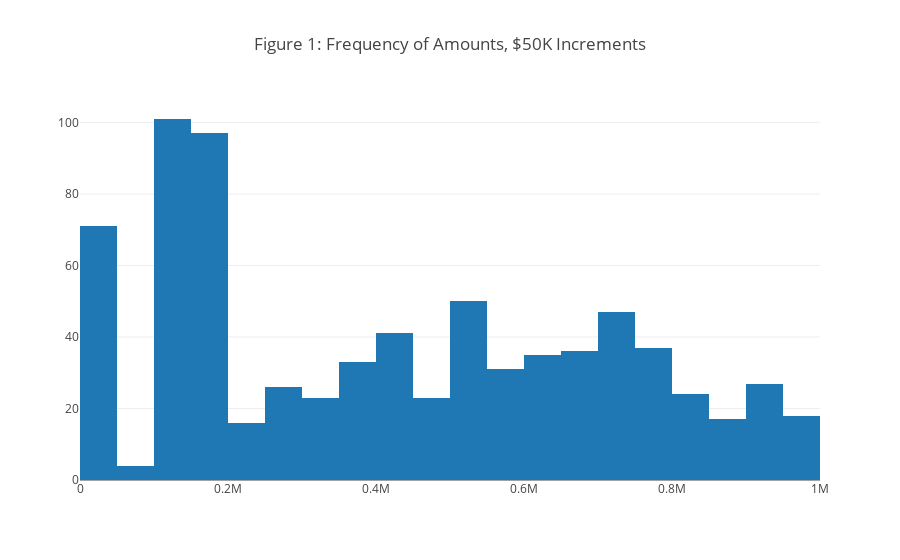

Source (notebook cell):
### Markdown cell above
### Now let's look at amounts.  A histogram to show frequency distribution...
- Also, I want to make a new column for "Amount", to convert it to numeric values and to rename the column for easier analysis.

### Code cell
df["amount"] = pd.to_numeric(df["2010/11/Award Amount"].str.replace("$", ""))
amt = df["amount"]
iplot(
    go.Figure(
        data=[
            go.Histogram(x=amt)
        ],
        layout=dict(title="Figure 1: Frequency of Amounts, $50K Increments")
    )
)

### Figure 1 — Plotly figure (JSON) as saved in the notebook; plotly's stock layout.template omitted (floating-point values rounded to 4 significant figures; data arrays with more than 128 entries replaced by an {"elided": "..."} marker saying what was removed)
{"data": [{"type": "histogram", "uid": "bf9052fe-e944-11e8-80e0-41113a9d3eed", "x": {"elided": "831 int values"}}], "layout": {"title": "Figure 1: Frequency of Amounts, $50K Increments"}}
